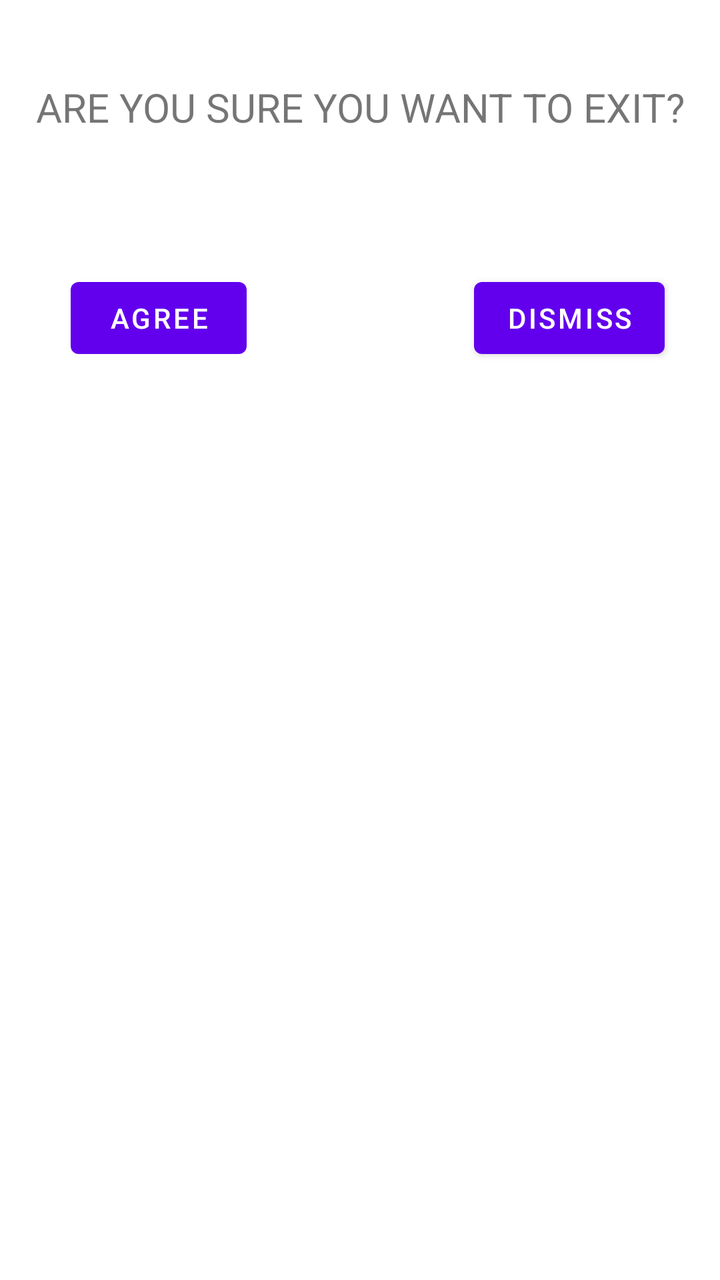
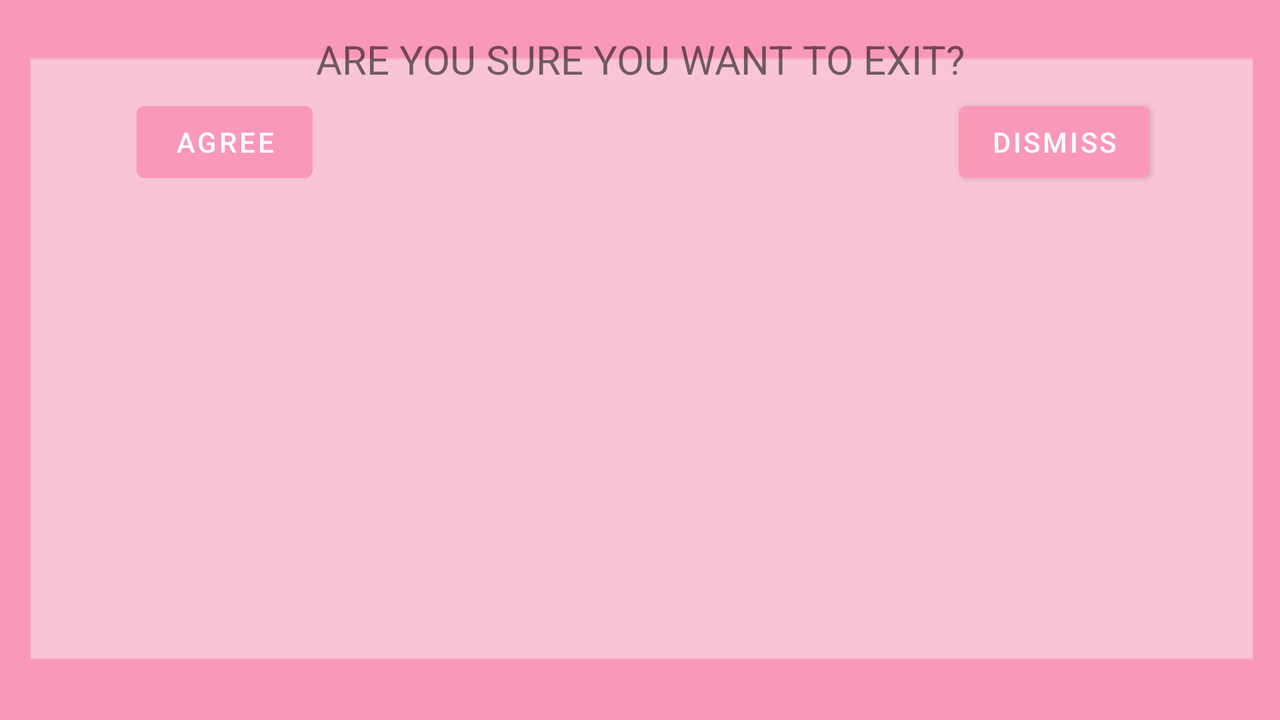

The same Android screen from two of the app's own layout files: first res/layout/ as a phone draws it, then the repository's variant for another configuration, drawn on a device whose configuration selects that folder. Both files follow.
<!-- AndroidManifest.xml: application theme Theme.Group14_decisionbasedgame -->
<!-- res/layout/exit_confirmation.xml -->
<?xml version="1.0" encoding="utf-8"?>
<androidx.constraintlayout.widget.ConstraintLayout xmlns:android="http://schemas.android.com/apk/res/android"
    xmlns:app="http://schemas.android.com/apk/res-auto"
    xmlns:tools="http://schemas.android.com/tools"
    android:layout_width="match_parent"
    android:layout_height="match_parent"
    android:layout_gravity="center">


    <TextView
        android:id="@+id/txtConfirmation"
        android:layout_width="wrap_content"
        android:layout_height="wrap_content"
        android:layout_marginTop="40dp"
        android:gravity="center"
        android:text="Are you sure you want to exit?"
        android:textAllCaps="true"
        android:textSize="20sp"
        app:layout_constraintEnd_toEndOf="parent"
        app:layout_constraintStart_toStartOf="parent"
        app:layout_constraintTop_toTopOf="parent" />

    <Button
        android:id="@+id/btn_Dismiss"
        android:layout_width="wrap_content"
        android:layout_height="wrap_content"
        android:layout_marginTop="68dp"
        android:text="Dismiss"
        app:layout_constraintEnd_toEndOf="parent"
        app:layout_constraintHorizontal_bias="0.895"
        app:layout_constraintStart_toStartOf="parent"
        app:layout_constraintTop_toBottomOf="@+id/txtConfirmation"
        tools:ignore="MissingConstraints" />

    <Button
        android:id="@+id/btn_Agree"
        android:layout_width="wrap_content"
        android:layout_height="wrap_content"
        android:layout_marginTop="68dp"
        android:text="Agree"
        app:layout_constraintEnd_toEndOf="parent"
        app:layout_constraintHorizontal_bias="0.13"
        app:layout_constraintStart_toStartOf="parent"
        app:layout_constraintTop_toBottomOf="@+id/txtConfirmation"
        tools:ignore="MissingConstraints" />
</androidx.constraintlayout.widget.ConstraintLayout>
<!-- resources referenced by this layout -->
<resources>
  <style name="Theme.Group14_decisionbasedgame" parent="Theme.MaterialComponents.DayNight.NoActionBar">
          
          <item name="colorPrimary">@color/purple_500</item>
          <item name="colorPrimaryVariant">@color/purple_700</item>
          <item name="colorOnPrimary">@color/white</item>
          
          <item name="colorSecondary">@color/teal_200</item>
          <item name="colorSecondaryVariant">@color/teal_700</item>
          <item name="colorOnSecondary">@color/black</item>
          
          <item name="android:statusBarColor" tools:targetApi="l">?attr/colorPrimaryVariant</item>
          
          <item name="android:windowIsTranslucent">true</item>
      </style>
</resources>
<!-- res/layout-land/exit_confirmation.xml (the repository's variant of the layout above) -->
<!-- drawn on the phone turned sideways -->
<?xml version="1.0" encoding="utf-8"?>
<androidx.constraintlayout.widget.ConstraintLayout xmlns:android="http://schemas.android.com/apk/res/android"
    xmlns:app="http://schemas.android.com/apk/res-auto"
    xmlns:tools="http://schemas.android.com/tools"
    android:layout_width="match_parent"
    android:layout_height="match_parent"
    android:gravity="center"
    android:background="@drawable/exit_confirmation">


    <TextView
        android:id="@+id/txtMenuConfirmation"
        android:layout_width="wrap_content"
        android:layout_height="wrap_content"
        android:layout_marginTop="16dp"
        android:text="Are you sure you want to exit?"
        android:textAllCaps="true"
        android:textSize="20sp"
        app:layout_constraintEnd_toEndOf="parent"
        app:layout_constraintStart_toStartOf="parent"
        app:layout_constraintTop_toTopOf="parent" />

    <Button
        android:id="@+id/btn_ConfirmBack"
        android:layout_width="wrap_content"
        android:layout_height="wrap_content"
        android:layout_marginTop="4dp"
        android:text="Dismiss"
        android:backgroundTint="#F999B7"
        app:layout_constraintEnd_toEndOf="parent"
        app:layout_constraintHorizontal_bias="0.88"
        app:layout_constraintStart_toStartOf="parent"
        app:layout_constraintTop_toBottomOf="@+id/txtMenuConfirmation" />

    <Button
        android:id="@+id/btn_Confirm"
        android:layout_width="wrap_content"
        android:layout_height="wrap_content"
        android:layout_marginTop="4dp"
        android:text="Agree"
        android:backgroundTint="#F999B7"
        app:layout_constraintEnd_toEndOf="parent"
        app:layout_constraintHorizontal_bias="0.124"
        app:layout_constraintStart_toStartOf="parent"
        app:layout_constraintTop_toBottomOf="@+id/txtMenuConfirmation"
        tools:ignore="MissingConstraints" />
</androidx.constraintlayout.widget.ConstraintLayout>
<!-- resources referenced by the variant -->
<!-- as the phone turned sideways resolves them -->
<resources>
  <!-- drawable exit_confirmation: png bitmap (drawable, 1887 bytes) -->
  <style name="Theme.Group14_decisionbasedgame" parent="Theme.MaterialComponents.DayNight.NoActionBar">
          
          <item name="colorPrimary">@color/purple_500</item>
          <item name="colorPrimaryVariant">@color/purple_700</item>
          <item name="colorOnPrimary">@color/white</item>
          
          <item name="colorSecondary">@color/teal_200</item>
          <item name="colorSecondaryVariant">@color/teal_700</item>
          <item name="colorOnSecondary">@color/black</item>
          
          <item name="android:statusBarColor" tools:targetApi="l">?attr/colorPrimaryVariant</item>
          
          <item name="android:windowIsTranslucent">true</item>
      </style>
</resources>
